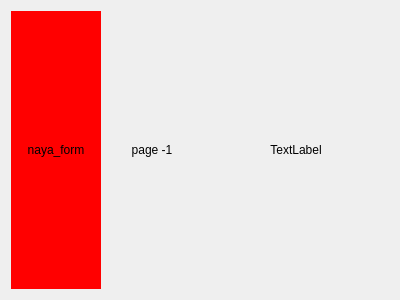
<?xml version="1.0" encoding="UTF-8"?>
<ui version="4.0">
 <class>naya_form</class>
 <widget class="QWidget" name="naya_form">
  <property name="geometry">
   <rect>
    <x>0</x>
    <y>0</y>
    <width>400</width>
    <height>300</height>
   </rect>
  </property>
  <property name="windowTitle">
   <string>Form</string>
  </property>
  <layout class="QVBoxLayout" name="verticalLayout_2">
   <item>
    <layout class="QVBoxLayout" name="verticalLayout">
     <item>
      <layout class="QHBoxLayout" name="horizontalLayout_2">
       <item>
        <layout class="QHBoxLayout" name="horizontalLayout">
         <item>
          <widget class="QLabel" name="label">
           <property name="styleSheet">
            <string notr="true">background-color:red;</string>
           </property>
           <property name="text">
            <string>naya_form</string>
           </property>
           <property name="alignment">
            <set>Qt::AlignCenter</set>
           </property>
          </widget>
         </item>
         <item>
          <widget class="QLabel" name="label_3">
           <property name="text">
            <string>page -1</string>
           </property>
           <property name="alignment">
            <set>Qt::AlignCenter</set>
           </property>
          </widget>
         </item>
        </layout>
       </item>
       <item>
        <widget class="QLabel" name="label1">
         <property name="text">
          <string>TextLabel</string>
         </property>
         <property name="alignment">
          <set>Qt::AlignCenter</set>
         </property>
        </widget>
       </item>
      </layout>
     </item>
     <item>
      <layout class="QVBoxLayout" name="container"/>
     </item>
    </layout>
   </item>
  </layout>
 </widget>
 <resources/>
 <connections/>
</ui>
